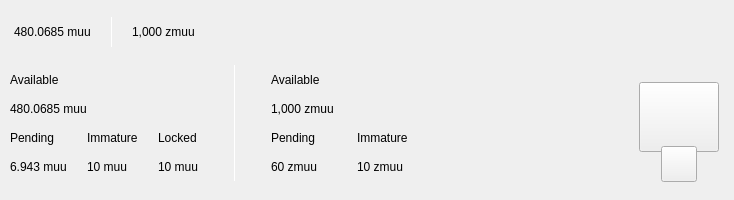
<?xml version="1.0" encoding="UTF-8"?>
<ui version="4.0">
 <class>TopBar</class>
 <widget class="QWidget" name="TopBar">
  <property name="geometry">
   <rect>
    <x>0</x>
    <y>0</y>
    <width>734</width>
    <height>200</height>
   </rect>
  </property>
  <property name="minimumSize">
   <size>
    <width>0</width>
    <height>200</height>
   </size>
  </property>
  <property name="maximumSize">
   <size>
    <width>16777215</width>
    <height>200</height>
   </size>
  </property>
  <property name="windowTitle">
   <string>Form</string>
  </property>
  <layout class="QVBoxLayout" name="verticalLayout_10" stretch="0">
   <property name="spacing">
    <number>0</number>
   </property>
   <property name="leftMargin">
    <number>0</number>
   </property>
   <property name="topMargin">
    <number>0</number>
   </property>
   <property name="rightMargin">
    <number>0</number>
   </property>
   <property name="bottomMargin">
    <number>0</number>
   </property>
   <item>
    <widget class="QWidget" name="containerTop" native="true">
     <layout class="QVBoxLayout" name="verticalLayout_11">
      <property name="spacing">
       <number>0</number>
      </property>
      <property name="leftMargin">
       <number>0</number>
      </property>
      <property name="topMargin">
       <number>0</number>
      </property>
      <property name="rightMargin">
       <number>0</number>
      </property>
      <property name="bottomMargin">
       <number>0</number>
      </property>
      <item>
       <widget class="QWidget" name="top_container_2" native="true">
        <property name="minimumSize">
         <size>
          <width>0</width>
          <height>65</height>
         </size>
        </property>
        <layout class="QHBoxLayout" name="top_container">
         <property name="spacing">
          <number>0</number>
         </property>
         <property name="leftMargin">
          <number>14</number>
         </property>
         <property name="topMargin">
          <number>0</number>
         </property>
         <property name="rightMargin">
          <number>14</number>
         </property>
         <property name="bottomMargin">
          <number>0</number>
         </property>
         <item alignment="Qt::AlignVCenter">
          <widget class="QWidget" name="widgetTopAmount" native="true">
           <property name="sizePolicy">
            <sizepolicy hsizetype="Preferred" vsizetype="Maximum">
             <horstretch>0</horstretch>
             <verstretch>0</verstretch>
            </sizepolicy>
           </property>
           <layout class="QHBoxLayout" name="horizontalLayout_5">
            <property name="spacing">
             <number>0</number>
            </property>
            <property name="leftMargin">
             <number>0</number>
            </property>
            <property name="topMargin">
             <number>0</number>
            </property>
            <property name="rightMargin">
             <number>0</number>
            </property>
            <property name="bottomMargin">
             <number>0</number>
            </property>
            <item alignment="Qt::AlignTop">
             <widget class="QLabel" name="labelAmountTopPiv">
              <property name="minimumSize">
               <size>
                <width>0</width>
                <height>36</height>
               </size>
              </property>
              <property name="styleSheet">
               <string notr="true">padding:0px;margin:0px;</string>
              </property>
              <property name="text">
               <string>480.0685 muu</string>
              </property>
             </widget>
            </item>
            <item>
             <spacer name="horizontalSpacer_11">
              <property name="orientation">
               <enum>Qt::Horizontal</enum>
              </property>
              <property name="sizeType">
               <enum>QSizePolicy::Fixed</enum>
              </property>
              <property name="sizeHint" stdset="0">
               <size>
                <width>20</width>
                <height>20</height>
               </size>
              </property>
             </spacer>
            </item>
            <item alignment="Qt::AlignVCenter">
             <widget class="QLabel" name="label_16">
              <property name="minimumSize">
               <size>
                <width>1</width>
                <height>30</height>
               </size>
              </property>
              <property name="maximumSize">
               <size>
                <width>1</width>
                <height>30</height>
               </size>
              </property>
              <property name="styleSheet">
               <string notr="true">background-color:white;
padding:0px;
border:none;</string>
              </property>
              <property name="text">
               <string/>
              </property>
             </widget>
            </item>
            <item>
             <spacer name="horizontalSpacer_12">
              <property name="orientation">
               <enum>Qt::Horizontal</enum>
              </property>
              <property name="sizeType">
               <enum>QSizePolicy::Fixed</enum>
              </property>
              <property name="sizeHint" stdset="0">
               <size>
                <width>20</width>
                <height>20</height>
               </size>
              </property>
             </spacer>
            </item>
            <item alignment="Qt::AlignTop">
             <widget class="QLabel" name="labelAmountTopzmuu">
              <property name="minimumSize">
               <size>
                <width>0</width>
                <height>36</height>
               </size>
              </property>
              <property name="text">
               <string>1,000 zmuu</string>
              </property>
             </widget>
            </item>
           </layout>
          </widget>
         </item>
         <item>
          <spacer name="horizontalSpacer">
           <property name="orientation">
            <enum>Qt::Horizontal</enum>
           </property>
           <property name="sizeHint" stdset="0">
            <size>
             <width>40</width>
             <height>20</height>
            </size>
           </property>
          </spacer>
         </item>
         <item>
          <layout class="QHBoxLayout" name="horizontalLayout_4">
           <property name="spacing">
            <number>12</number>
           </property>
           <property name="rightMargin">
            <number>0</number>
           </property>
           <item alignment="Qt::AlignRight">
            <widget class="QWidget" name="layoutSync" native="true">
             <property name="minimumSize">
              <size>
               <width>0</width>
               <height>36</height>
              </size>
             </property>
             <property name="maximumSize">
              <size>
               <width>16777215</width>
               <height>36</height>
              </size>
             </property>
             <layout class="QVBoxLayout" name="verticalLayout_9">
              <property name="leftMargin">
               <number>0</number>
              </property>
              <property name="topMargin">
               <number>0</number>
              </property>
              <property name="rightMargin">
               <number>0</number>
              </property>
              <property name="bottomMargin">
               <number>0</number>
              </property>
              <item>
               <widget class="ExpandableButton" name="pushButtonSync" native="true">
                <property name="minimumSize">
                 <size>
                  <width>36</width>
                  <height>36</height>
                 </size>
                </property>
                <property name="maximumSize">
                 <size>
                  <width>16777215</width>
                  <height>36</height>
                 </size>
                </property>
               </widget>
              </item>
             </layout>
            </widget>
           </item>
           <item>
            <widget class="ExpandableButton" name="pushButtonMint" native="true">
             <property name="minimumSize">
              <size>
               <width>36</width>
               <height>36</height>
              </size>
             </property>
            </widget>
           </item>
           <item>
            <widget class="ExpandableButton" name="pushButtonStack" native="true">
             <property name="minimumSize">
              <size>
               <width>36</width>
               <height>36</height>
              </size>
             </property>
            </widget>
           </item>
           <item>
            <widget class="ExpandableButton" name="pushButtonConnection" native="true">
             <property name="minimumSize">
              <size>
               <width>36</width>
               <height>36</height>
              </size>
             </property>
            </widget>
           </item>
           <item>
            <widget class="ExpandableButton" name="pushButtonLock" native="true">
             <property name="sizePolicy">
              <sizepolicy hsizetype="Expanding" vsizetype="Expanding">
               <horstretch>0</horstretch>
               <verstretch>0</verstretch>
              </sizepolicy>
             </property>
             <property name="minimumSize">
              <size>
               <width>36</width>
               <height>0</height>
              </size>
             </property>
            </widget>
           </item>
           <item>
            <widget class="ExpandableButton" name="pushButtonTheme" native="true">
             <property name="minimumSize">
              <size>
               <width>36</width>
               <height>36</height>
              </size>
             </property>
             <property name="maximumSize">
              <size>
               <width>16777215</width>
               <height>36</height>
              </size>
             </property>
            </widget>
           </item>
           <item>
            <widget class="ExpandableButton" name="pushButtonFAQ" native="true">
             <property name="minimumSize">
              <size>
               <width>36</width>
               <height>36</height>
              </size>
             </property>
            </widget>
           </item>
          </layout>
         </item>
        </layout>
       </widget>
      </item>
      <item>
       <widget class="QWidget" name="bottom_container" native="true">
        <property name="minimumSize">
         <size>
          <width>0</width>
          <height>135</height>
         </size>
        </property>
        <layout class="QHBoxLayout" name="botton_container">
         <property name="leftMargin">
          <number>10</number>
         </property>
         <property name="topMargin">
          <number>0</number>
         </property>
         <property name="rightMargin">
          <number>10</number>
         </property>
         <property name="bottomMargin">
          <number>10</number>
         </property>
         <item>
          <layout class="QHBoxLayout" name="horizontalLayout_3">
           <property name="bottomMargin">
            <number>9</number>
           </property>
           <item>
            <layout class="QVBoxLayout" name="verticalLayout_7">
             <property name="spacing">
              <number>0</number>
             </property>
             <property name="leftMargin">
              <number>0</number>
             </property>
             <property name="rightMargin">
              <number>30</number>
             </property>
             <item>
              <layout class="QVBoxLayout" name="verticalLayout_2">
               <item>
                <widget class="QLabel" name="labelTitle1">
                 <property name="text">
                  <string>Available</string>
                 </property>
                </widget>
               </item>
               <item>
                <widget class="QLabel" name="labelAmountPiv">
                 <property name="text">
                  <string>480.0685 muu</string>
                 </property>
                </widget>
               </item>
              </layout>
             </item>
             <item>
              <layout class="QHBoxLayout" name="horizontalLayout_2">
               <property name="spacing">
                <number>0</number>
               </property>
               <item>
                <layout class="QVBoxLayout" name="verticalLayout_3">
                 <item>
                  <widget class="QLabel" name="labelTitle3">
                   <property name="text">
                    <string>Pending</string>
                   </property>
                  </widget>
                 </item>
                 <item>
                  <widget class="QLabel" name="labelPendingPiv">
                   <property name="text">
                    <string>6.943 muu</string>
                   </property>
                  </widget>
                 </item>
                </layout>
               </item>
               <item>
                <spacer name="horizontalSpacer_3">
                 <property name="orientation">
                  <enum>Qt::Horizontal</enum>
                 </property>
                 <property name="sizeType">
                  <enum>QSizePolicy::Fixed</enum>
                 </property>
                 <property name="sizeHint" stdset="0">
                  <size>
                   <width>20</width>
                   <height>20</height>
                  </size>
                 </property>
                </spacer>
               </item>
               <item>
                <layout class="QVBoxLayout" name="verticalLayout_4">
                 <item>
                  <widget class="QLabel" name="labelTitle4">
                   <property name="text">
                    <string>Immature</string>
                   </property>
                  </widget>
                 </item>
                 <item>
                  <widget class="QLabel" name="labelImmaturePiv">
                   <property name="text">
                    <string>10 muu</string>
                   </property>
                  </widget>
                 </item>
                </layout>
               </item>
               <item>
                <spacer name="horizontalSpacer_Locked">
                 <property name="orientation">
                  <enum>Qt::Horizontal</enum>
                 </property>
                 <property name="sizeType">
                  <enum>QSizePolicy::Fixed</enum>
                 </property>
                 <property name="sizeHint" stdset="0">
                  <size>
                   <width>20</width>
                   <height>20</height>
                  </size>
                 </property>
                </spacer>
               </item>
                <item>
                  <layout class="QVBoxLayout" name="verticalLayout_locked">
                  <item>
                  <widget class="QLabel" name="labelTitleLocked">
                  <property name="text">
                      <string>Locked</string>
                  </property>
                  </widget>
                  </item>
                  <item>
                  <widget class="QLabel" name="labelAmountPivLocked">
                  <property name="text">
                      <string>10 muu</string>
                  </property>
                  </widget>
                  </item>
                  </layout>
                </item>
              </layout>
             </item>
            </layout>
           </item>
           <item>
            <widget class="QLabel" name="label_9">
             <property name="minimumSize">
              <size>
               <width>1</width>
               <height>100</height>
              </size>
             </property>
             <property name="maximumSize">
              <size>
               <width>1</width>
               <height>16777215</height>
              </size>
             </property>
             <property name="styleSheet">
              <string notr="true">background-color:white;
padding:0px;
border:none;</string>
             </property>
             <property name="text">
              <string/>
             </property>
            </widget>
           </item>
           <item>
            <layout class="QVBoxLayout" name="verticalLayout_8">
             <property name="spacing">
              <number>0</number>
             </property>
             <property name="leftMargin">
              <number>30</number>
             </property>
             <item>
              <layout class="QVBoxLayout" name="verticalLayout">
               <item>
                <widget class="QLabel" name="labelTitle2">
                 <property name="text">
                  <string>Available</string>
                 </property>
                </widget>
               </item>
               <item>
                <widget class="QLabel" name="labelAmountzmuu">
                 <property name="text">
                  <string>1,000 zmuu</string>
                 </property>
                </widget>
               </item>
              </layout>
             </item>
             <item>
              <layout class="QHBoxLayout" name="horizontalLayout">
               <property name="spacing">
                <number>0</number>
               </property>
               <item>
                <layout class="QVBoxLayout" name="verticalLayout_5">
                 <item>
                  <widget class="QLabel" name="labelTitle5">
                   <property name="text">
                    <string>Pending</string>
                   </property>
                  </widget>
                 </item>
                 <item>
                  <widget class="QLabel" name="labelPendingzmuu">
                   <property name="text">
                    <string>60 zmuu</string>
                   </property>
                  </widget>
                 </item>
                </layout>
               </item>
               <item>
                <spacer name="horizontalSpacer_4">
                 <property name="orientation">
                  <enum>Qt::Horizontal</enum>
                 </property>
                 <property name="sizeType">
                  <enum>QSizePolicy::Fixed</enum>
                 </property>
                 <property name="sizeHint" stdset="0">
                  <size>
                   <width>40</width>
                   <height>20</height>
                  </size>
                 </property>
                </spacer>
               </item>
               <item>
                <layout class="QVBoxLayout" name="verticalLayout_6">
                 <item>
                  <widget class="QLabel" name="labelTitle6">
                   <property name="text">
                    <string>Immature</string>
                   </property>
                  </widget>
                 </item>
                 <item>
                  <widget class="QLabel" name="labelImmaturezmuu">
                   <property name="text">
                    <string>10 zmuu</string>
                   </property>
                  </widget>
                 </item>
                </layout>
               </item>
              </layout>
             </item>
            </layout>
           </item>
          </layout>
         </item>
         <item>
          <spacer name="horizontalSpacer_2">
           <property name="orientation">
            <enum>Qt::Horizontal</enum>
           </property>
           <property name="sizeHint" stdset="0">
            <size>
             <width>40</width>
             <height>20</height>
            </size>
           </property>
          </spacer>
         </item>
         <item alignment="Qt::AlignHCenter|Qt::AlignVCenter">
          <widget class="QWidget" name="qrContainer" native="true">
           <property name="sizePolicy">
            <sizepolicy hsizetype="Preferred" vsizetype="Minimum">
             <horstretch>0</horstretch>
             <verstretch>0</verstretch>
            </sizepolicy>
           </property>
           <property name="minimumSize">
            <size>
             <width>90</width>
             <height>110</height>
            </size>
           </property>
           <property name="maximumSize">
            <size>
             <width>90</width>
             <height>110</height>
            </size>
           </property>
           <layout class="QVBoxLayout" name="containerQR">
            <property name="spacing">
             <number>0</number>
            </property>
            <property name="leftMargin">
             <number>5</number>
            </property>
            <property name="topMargin">
             <number>10</number>
            </property>
            <property name="rightMargin">
             <number>5</number>
            </property>
            <property name="bottomMargin">
             <number>0</number>
            </property>
            <item>
             <widget class="QPushButton" name="btnQr">
              <property name="minimumSize">
               <size>
                <width>70</width>
                <height>70</height>
               </size>
              </property>
              <property name="maximumSize">
               <size>
                <width>16777215</width>
                <height>70</height>
               </size>
              </property>
              <property name="text">
               <string/>
              </property>
              <property name="iconSize">
               <size>
                <width>70</width>
                <height>70</height>
               </size>
              </property>
             </widget>
            </item>
            <item>
             <spacer name="verticalSpacer">
              <property name="orientation">
               <enum>Qt::Vertical</enum>
              </property>
              <property name="sizeType">
               <enum>QSizePolicy::Fixed</enum>
              </property>
              <property name="sizeHint" stdset="0">
               <size>
                <width>20</width>
                <height>20</height>
               </size>
              </property>
             </spacer>
            </item>
            <item alignment="Qt::AlignHCenter|Qt::AlignBottom">
             <widget class="QPushButton" name="pushButtonQR">
              <property name="minimumSize">
               <size>
                <width>36</width>
                <height>36</height>
               </size>
              </property>
              <property name="maximumSize">
               <size>
                <width>36</width>
                <height>36</height>
               </size>
              </property>
              <property name="text">
               <string/>
              </property>
             </widget>
            </item>
           </layout>
          </widget>
         </item>
        </layout>
       </widget>
      </item>
     </layout>
    </widget>
   </item>
  </layout>
 </widget>
 <customwidgets>
  <customwidget>
   <class>ExpandableButton</class>
   <extends>QWidget</extends>
   <header>qt/moonet/expandablebutton.h</header>
   <container>1</container>
  </customwidget>
 </customwidgets>
 <resources/>
 <connections/>
</ui>
